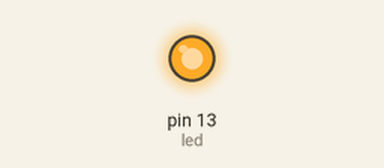
Simulated run of this sketch. Board: Arduino Uno, built with avr-gcc and run on an emulated ATmega328P. On the bench: output pins drawn as LEDs (lit = HIGH). What the sketch prints to the serial monitor is not drawn.

Above: at 0.1 s.
At 10.36 s:
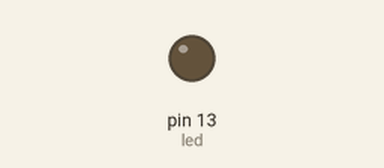
Timing chart, 0 to 10.7 s (numbered marks = the images above):
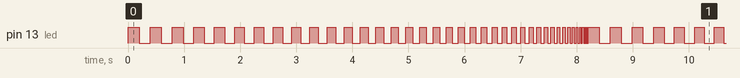

Measured:
- by itself, pin 13 (led): moves between LOW and HIGH, repeating every 8.2 s

The sketch:

Challenge_FixAllTheBugs.ino
```cpp
int led = 13;

void setup() {

  Serial.begin(9600);
  pinMode(led, OUTPUT);
  // Count to 10, but replace the number 5 with the word "five"
  for (int i = 1; i <= 10; i++ ) {
    if ( i == 5 ) {
      Serial.println("five");
    } else {
      Serial.println(i);
    }
  }
}

void loop() {

  int ms = 200;

  // Make the LED flash faster and faster until it appears as
  // a static light. Reset when the delay reaches 0 ms.
  while ( ms > 0 ) {
    digitalWrite(13, HIGH);
    delay(ms);
    digitalWrite(13, LOW);
    delay(ms);
    ms -= 5;
  }
}
```
